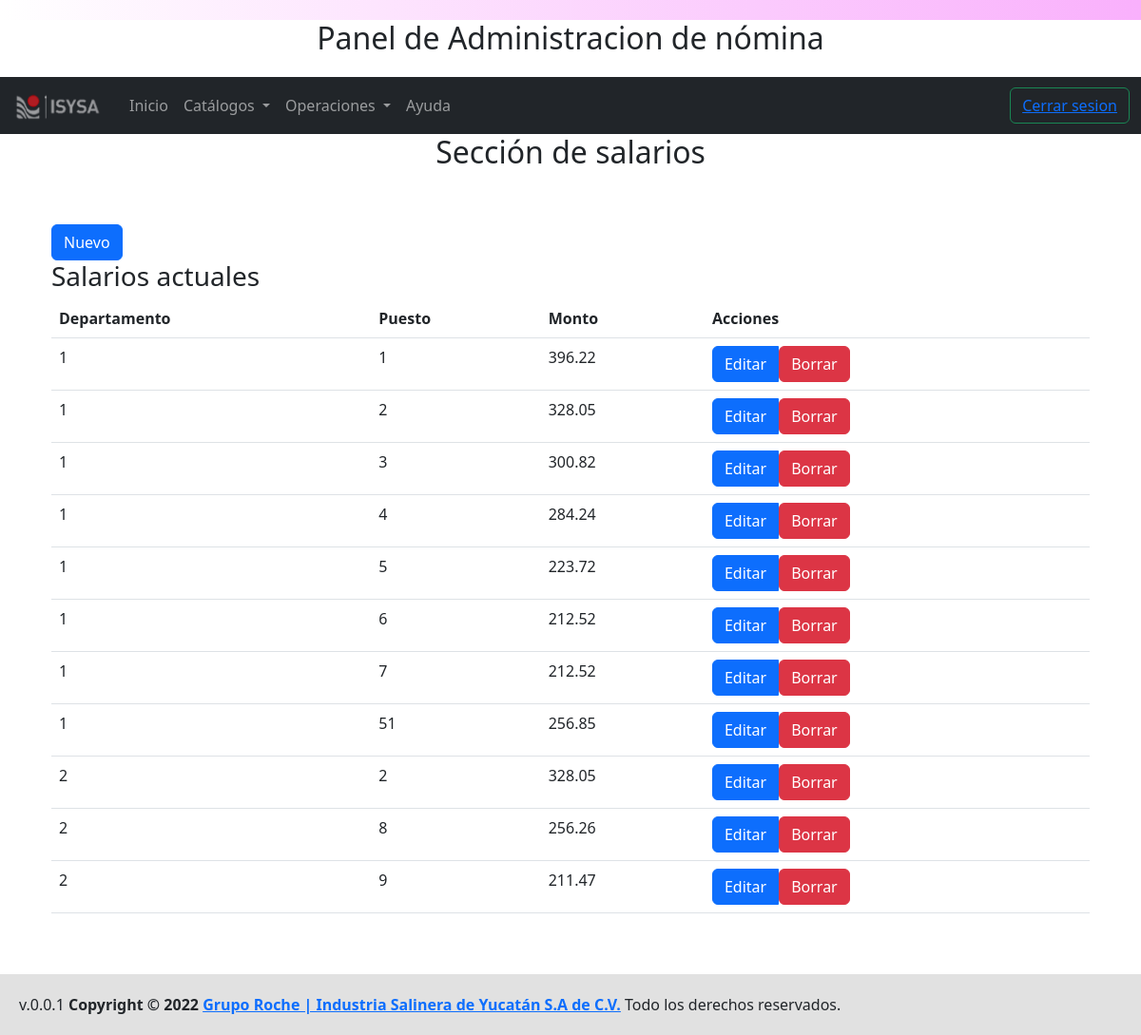
/admin-salarios (signed in), run on the app's committed database.
### tables this page shows
CREATE TABLE IF NOT EXISTS `salarios` (
  `id` int(2) NOT NULL AUTO_INCREMENT,
  `departamento1_id` int(1) NOT NULL,
  `puesto1_id` int(2) NOT NULL,
  `monto` decimal(5,2) DEFAULT NULL,
  PRIMARY KEY (`id`),
  KEY `departamento1_id_idx` (`departamento1_id`),
  KEY `puesto1_id_idx` (`puesto1_id`)
);

### views/admin/salarios/index.php (the view, shortened to what the rows shown need)
<?php
include_once __DIR__ . '/../../templates/header.php';
?>
<main class="container">
<div class="container-fluid ">
  <h2 class="text-center">Sección de salarios</h2>
<br><br>
  <table class="table table-hover" id="salarios">
  <thead>
    <tr>
      <th scope="col">Departamento</th>
      <th scope="col">Puesto</th>
      <th scope="col">Monto</th>
      <th scope="col">Acciones</th>
    </tr>
  </thead>
  <tbody>
  <?php foreach($salarios as $salarios) { ?>
    <tr>
      <td><?php echo $salarios->departamento1_id; ?></th>
      <td><?php echo $salarios->puesto1_id; ?></td>
      <td><?php echo $salarios->monto; ?></th>
      <td>
      <div class="btn-group">
          <a href="/admin-salarios/actualizar?id=<?php echo $salarios->id; ?>" class="btn btn-primary">
          Editar
          </a>
          <form action="/admin-salarios/eliminar" method="POST">
                    <button type="submit" class="btn btn-danger">Borrar</button>
                </form>
  </div>
       </td>
    </tr>
    <?php  } ?>
  </tbody>
  </table>
 </div>
 <br><br>
</main>
<?php
  include_once __DIR__ . '/../../templates/footer.php';
?>

### data on the page
salarios: departamento1 "1", puesto1 "1", monto "396.22"
salarios: departamento1 "1", puesto1 "2", monto "328.05"
salarios: departamento1 "1", puesto1 "3", monto "300.82"
salarios: departamento1 "1", puesto1 "4", monto "284.24"
salarios: departamento1 "1", puesto1 "5", monto "223.72"
salarios: departamento1 "1", puesto1 "6", monto "212.52"
salarios: departamento1 "1", puesto1 "7", monto "212.52"
salarios: departamento1 "1", puesto1 "51", monto "256.85"
salarios: departamento1 "2", puesto1 "2", monto "328.05"
salarios: departamento1 "2", puesto1 "8", monto "256.26"
salarios: departamento1 "2", puesto1 "9", monto "211.47"
